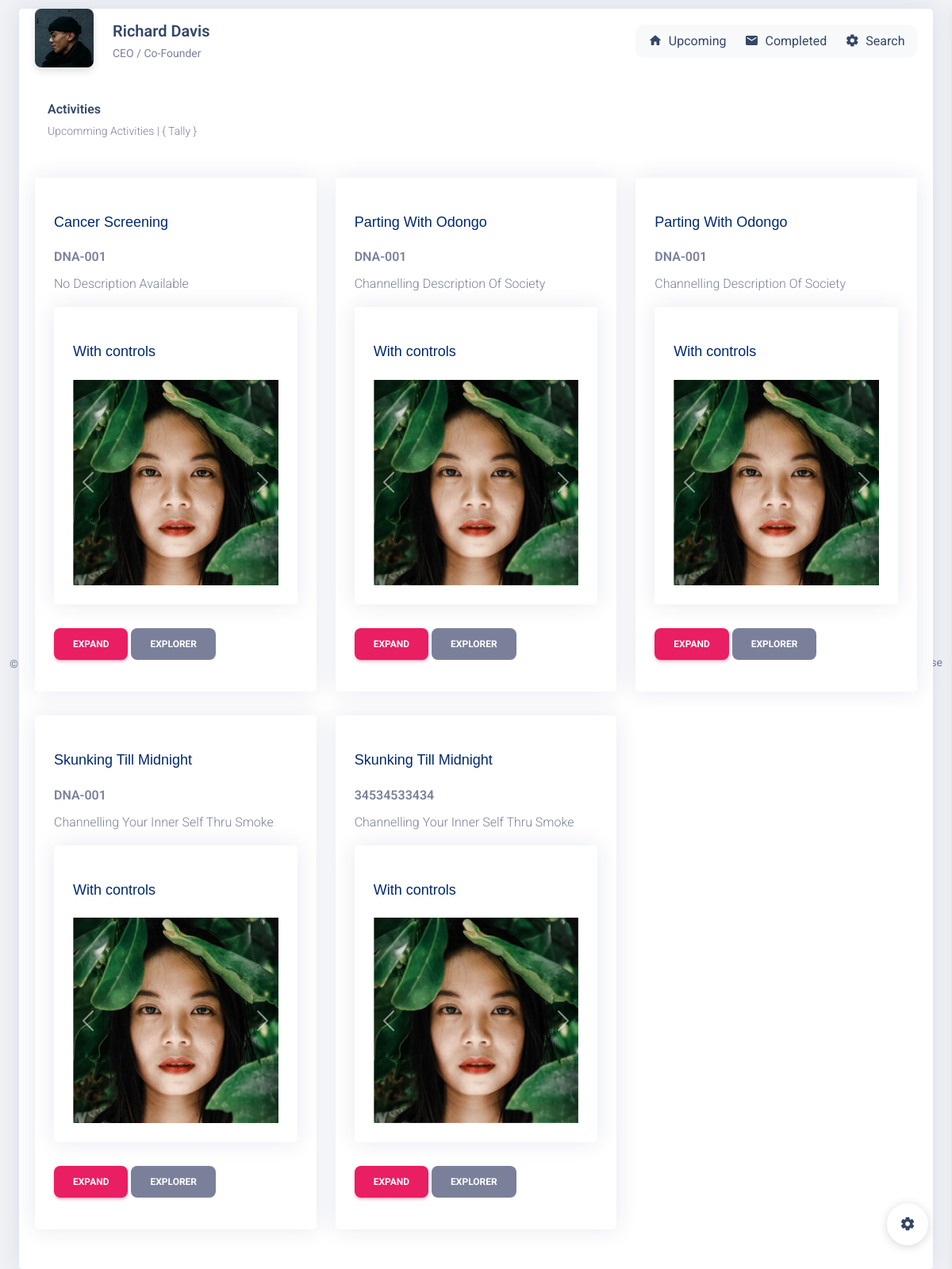
The page /ActivityListings/ on the database its author committed.
### tables this page shows
CREATE TABLE Activity_Data_Profile(
                                        ActivityID text NOT NULL ,
                                        ActivityName text NOT NULL,
                                        AddInformation  text NOT NULL ,
                                        Venue text NOT NULL ,
                                        StartTime int NOT NULL ,
                                        EndTime text NOT NULL ,
                                        DisplayStatus text NOT NULL ,
                                        OwnerID text NOT NULL ,
                                        ActivityStatus text NOT NULL

                                    );

### Daemon.py (the view)
class Captive_Activity_Listings(View):
    def dispatch_request(self):
        Session_Profile = "Devld"
        Connection_Manager= Activity_Profile_Handler.create_connection("./static/Databases/backup.db")
        Activity_Session_Profiles = Activity_Profile_Handler.Retreive_Activity_Data_Profiles(Connection_Manager)
        Activity_Limit = int(len(Activity_Session_Profiles))
        return render_template('Captive_Activity_Listings.html' , Activity_Session_Profiles = Activity_Session_Profiles , Activity_Limit = Activity_Limit)

### Create_Activity_Profile_DBContext.py (called while the page is built)
def create_connection(db_file):
    conn = None
    try:
        conn = sqlite3.connect(db_file)
    except Error as e:
        print(e)
    return conn
    conn = create_connection("./static/Databases/backup.db")

def Retreive_Activity_Data_Profiles(conn):
    cur = conn.cursor()
    cur.execute("SELECT * FROM Activity_Data_Profile ")
    Credential = cur.fetchall()
    for DataChunk in Credential:
        print(DataChunk)
    return Credential

### templates/Captive_Activity_Listings.html (shortened to what this page needs)
<!DOCTYPE html>
<html lang="en">
<head>
  <link href="{{url_for('static',filename="assets/css/nucleo-icons.css")}}" rel="stylesheet" />
  <link href="{{url_for('static',filename="assets/css/nucleo-svg.css")}}" rel="stylesheet" />
  <link id="pagestyle" href="{{url_for('static',filename="assets/css/material-dashboard.css")}}" rel="stylesheet" />
  <link href="{{url_for('static',filename="assets/css/DepartmentGrid.css")}}" rel="stylesheet" />
</head>
<body class="g-sidenav-show  bg-gray-200">
  <div class="main-content position-relative max-height-vh-100 h-100">
    <nav class="navbar navbar-main navbar-expand-lg px-0 mx-4 shadow-none border-radius-xl" id="navbarBlur" data-scroll="true">
      <div class="container-fluid py-1 px-3">
        <nav aria-label="breadcrumb">
          <ol class="breadcrumb bg-transparent mb-0 pb-0 pt-1 px-0 me-sm-6 me-5">
            <li class="breadcrumb-item text-sm"><a class="opacity-5 text-dark" href="javascript:;">Pages</a></li>
            <li class="breadcrumb-item text-sm text-dark active" aria-current="page">Profile</li>
          </ol>
          <h6 class="font-weight-bolder mb-0">Profile</h6>
        </nav>
        <div class="collapse navbar-collapse mt-sm-0 mt-2 me-md-0 me-sm-4" id="navbar">
          <div class="ms-md-auto pe-md-3 d-flex align-items-center">
            <div class="input-group input-group-outline">
              <label class="form-label">Type here...</label>
            </div>
          </div>
          <ul class="navbar-nav  justify-content-end">
            <li class="nav-item d-flex align-items-center">
              <a href="../pages/sign-in.html" class="nav-link text-body font-weight-bold px-0">
                <span class="d-sm-inline d-none">Sign In</span>
              </a>
            </li>
            <li class="nav-item px-3 d-flex align-items-center">
              <a href="javascript:;" class="nav-link text-body p-0">
              </a>
            </li>
            <li class="nav-item dropdown pe-2 d-flex align-items-center">
              <a href="javascript:;" class="nav-link text-body p-0" id="dropdownMenuButton" data-bs-toggle="dropdown" aria-expanded="false">
              </a>
            </li>
          </ul>
        </div>
      </div>
    </nav>
      <div class="card card-body mx-3 mx-md-4 mt-n6">
        <div class="row gx-4 mb-2">
          <div class="col-auto">
            <div class="avatar avatar-xl position-relative">
              <img src="../assets/img/bruce-mars.jpg" alt="profile_image" class="w-100 border-radius-lg shadow-sm">
            </div>
          </div>
          <div class="col-auto my-auto">
            <div class="h-100">
              <h5 class="mb-1">
                Richard Davis
              </h5>
              <p class="mb-0 font-weight-normal text-sm">
                CEO / Co-Founder
              </p>
            </div>
          </div>
          <div class="col-lg-4 col-md-6 my-sm-auto ms-sm-auto me-sm-0 mx-auto mt-3">
            <div class="nav-wrapper position-relative end-0">
              <ul class="nav nav-pills nav-fill p-1" role="tablist">
                <li class="nav-item">
                  <a class="nav-link mb-0 px-0 py-1 active " data-bs-toggle="tab" href="javascript:;" role="tab" aria-selected="true">
                    <i class="material-icons text-lg position-relative">home</i>
                    <span class="ms-1"> Upcoming </span>
                  </a>
                </li>
                <li class="nav-item">
                  <a class="nav-link mb-0 px-0 py-1 " data-bs-toggle="tab" href="javascript:;" role="tab" aria-selected="false">
                    <i class="material-icons text-lg position-relative">email</i>
                    <span class="ms-1"> Completed</span>
                  </a>
                </li>
                <li class="nav-item">
                  <a class="nav-link mb-0 px-0 py-1 " data-bs-toggle="tab" href="javascript:;" role="tab" aria-selected="false">
                    <i class="material-icons text-lg position-relative">settings</i>
                    <span class="ms-1"> Search </span>
                  </a>
                </li>
              </ul>
            </div>
          </div>
        </div>
            <div class="col-12 mt-4">
              <div class="mb-5 ps-3">
                <h6 class="mb-1">Activities </h6>
                <p class="text-sm"> Upcomming Activities |  { Tally } </p>
              </div>
              <div class="row">
{% for Activity in Activity_Session_Profiles %}
                <div class="col-xl-4 col-md-6 mb-xl-0 mb-4">
                  <div class="card">
                    <div class="card-body">
                      <h5 class="card-title">  {{Activity[1]}}</h5>
                      <h6 class="card-subtitle mb-2 text-muted"> {{ Activity[0]}} </h6>
                      <p class="card-text">  {{Activity[2]}}</p>
                               <div class="card">
                                 <div class="card-body">
                                   <h5 class="card-title">With controls</h5>
                                   <div id="carouselExampleControls" class="carousel slide" data-bs-ride="carousel">
                                     <div class="carousel-inner">
                                       <div class="carousel-item active">
                                         <img src="{{url_for('static' , filename='assets/img/team-1.jpg')}}" class="d-block w-100" alt="...">
                                       </div>
                                     </div>
                                     <button class="carousel-control-prev" type="button" data-bs-target="#carouselExampleControls" data-bs-slide="prev">
                                       <span class="carousel-control-prev-icon" aria-hidden="true"></span>
                                     </button>
                                     <button class="carousel-control-next" type="button" data-bs-target="#carouselExampleControls" data-bs-slide="next">
                                       <span class="carousel-control-next-icon" aria-hidden="true"></span>
                                     </button>
                                   </div>
                                 </div>
                               </div>
                      <button type="button" class="btn btn-primary" data-bs-toggle="modal" data-bs-target="#ExtralargeModal">
                        Expand
                      </button>
                      <button type="button" class="btn btn-secondary" >
                        Explorer
                      </button>
                    </div>
                  </div>
                </div>
{% endfor %}
              </div>
            </div>
          </div>
        </div>
    <footer class="footer py-4  ">
      <div class="container-fluid">
        <div class="row align-items-center justify-content-lg-between">
          <div class="col-lg-6 mb-lg-0 mb-4">
            <div class="copyright text-center text-sm text-muted text-lg-start">
              ©
              <a href="https://www.creative-tim.com" class="font-weight-bold" target="_blank">Creative Tim</a>
            </div>
          </div>
          <div class="col-lg-6">
            <ul class="nav nav-footer justify-content-center justify-content-lg-end">
              <li class="nav-item">
                <a href="https://www.creative-tim.com" class="nav-link text-muted" target="_blank">Creative Tim</a>
              </li>
              <li class="nav-item">
                <a href="https://www.creative-tim.com/presentation" class="nav-link text-muted" target="_blank">About Us</a>
              </li>
              <li class="nav-item">
                <a href="https://www.creative-tim.com/blog" class="nav-link text-muted" target="_blank">Blog</a>
              </li>
              <li class="nav-item">
                <a href="https://www.creative-tim.com/license" class="nav-link pe-0 text-muted" target="_blank">License</a>
              </li>
            </ul>
          </div>
        </div>
      </div>
    </footer>
  <div class="fixed-plugin">
    <a class="fixed-plugin-button text-dark position-fixed px-3 py-2">
      <i class="material-icons py-2">settings</i>
    </a>
  </div>
</body>
</html>

### static/assets/css/DepartmentGrid.css (style rules this page uses)
body { background-color: #eee }
.card { border: none; border-radius: 10px }

### templates/Captive_Activity_Listings.html (style rules this page uses)
* { box-sizing: border-box; }
img { vertical-align: middle; }
.row:after { content: ""; display: table; clear: both; }
.active, .demo:hover { opacity: 1; }
.card { margin-bottom: 30px; border: none; border-radius: 5px; box-shadow: 0px 0 30px rgba(1, 41, 112, 0.1); }
.card-title { padding: 20px 0 15px 0; font-size: 18px; font-weight: 500; color: #012970; font-family: "Poppins", sans-serif; }
.card-body { padding: 0 20px 20px 20px; }

### rows shown on the page
Activity_Data_Profile: ActivityName "Cancer Screening", ActivityID "DNA-001", AddInformation "No Description Available"
Activity_Data_Profile: ActivityName "Parting With Odongo", ActivityID "DNA-001", AddInformation "Channelling Description Of Society"
Activity_Data_Profile: ActivityName "Parting With Odongo", ActivityID "DNA-001", AddInformation "Channelling Description Of Society"
Activity_Data_Profile: ActivityName "Skunking Till Midnight", ActivityID "DNA-001", AddInformation "Channelling Your Inner Self Thru Smoke"
Activity_Data_Profile: ActivityName "Skunking Till Midnight", ActivityID "34534533434", AddInformation "Channelling Your Inner Self Thru Smoke"
